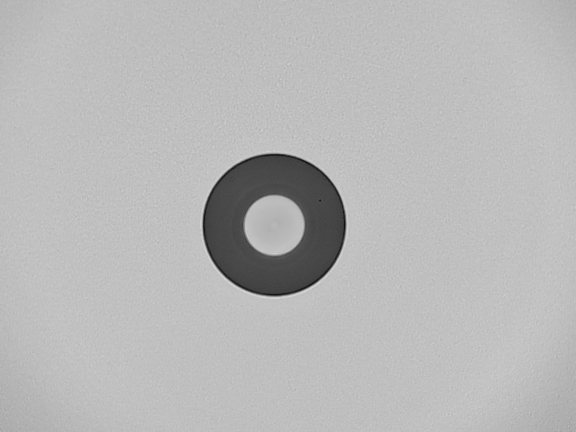
#> input picture current-process/test_image/img(303).jpg, 1152 x 864 px (shown at 1/2 size)
$ python -i preprocessing.py   (imports and definitions only)
#> lines starting #> are read from the running program, lines starting #| are printed output that depends on the picture
#> further down, picture is the input picture: shape (864, 1152, 3); min 10, max 233, mean 184
"""
Image preprocessing module for defect detection.
"""

import cv2
from config.system_config import SystemConfig


def preprocess_image(frame):
    """Converts frame to grayscale, applies blur and histogram equalization."""
    gray = cv2.cvtColor(frame, cv2.COLOR_BGR2GRAY)  # Convert BGR color image to single-channel grayscale
    blurred = cv2.GaussianBlur(gray, SystemConfig.GAUSSIAN_BLUR_KERNEL, 0)  # Apply Gaussian blur to reduce noise and smooth edges
    equalized = cv2.equalizeHist(blurred)  # Enhance contrast by redistributing pixel intensities across full range
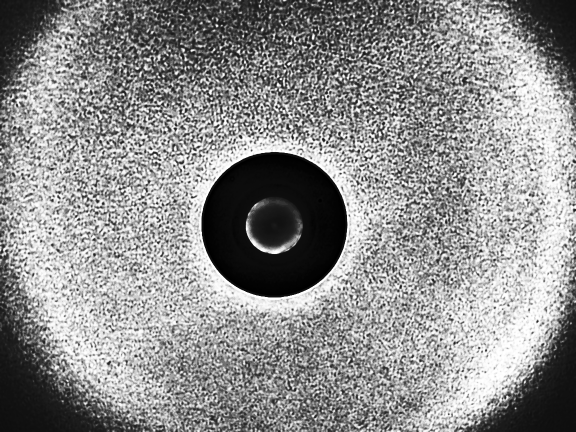
#> equalized: shape (864, 1152) (shown at 1/2 size); min 0, max 255, mean 142.4
    return equalized  # Return preprocessed image ready for defect detection algorithms

>>> import cv2
>>> picture = cv2.imread('../../current-process/test_image/img(303).jpg')
>>> result = preprocess_image(picture)
